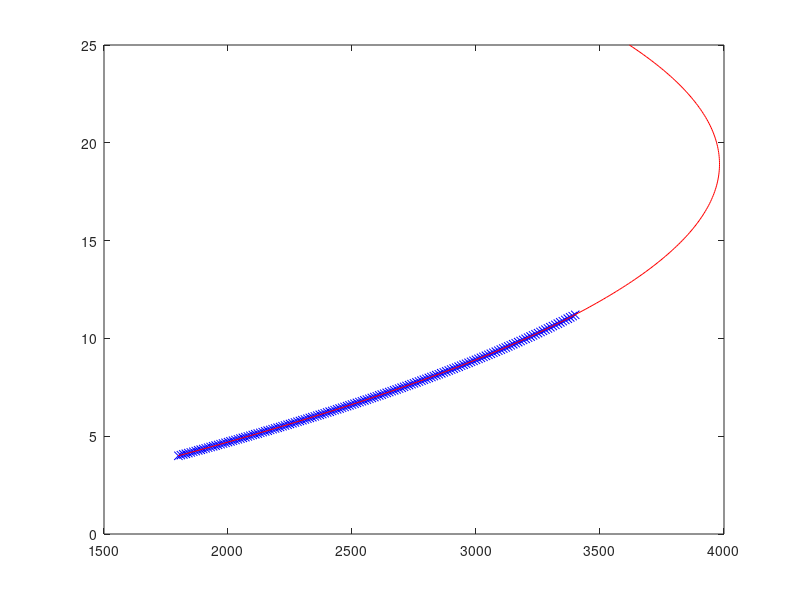

The MATLAB source for this figure: (Note: this script raises an error after producing the figure.)
% equacao U50 isolada
% Calculo da distancia - valida para 4 a 10 m
close all
% plotagem do grafico teorico
a = 0.5;
u50 = 1800:10:3400;
% Isolando d
% ref formula antiga: d = 4 + 0.0020387 .* (-2.2361 .* sqrt(2613287 .*(a-0.33).^2 + 12192650 .* (a-0.33) - 4905 .* u50+17422865) + 3475 .* (a-0.33) + 6725);
%d = (6950*a)/981 - (5^(1/2)*(26132870000*a^2 + 102324405800*a - 49050000*u50 + 137615726543)^(1/2))/49050 + 30161/1962;
% Simplificacao
% ref formula antiga: d = 4 + 0.3193 .* (-sqrt(532.78 .*(a-0.33).^2 + 2485.8 .* (a-0.33) - u50 + 3552.1) + 22.189 .* (a-0.33) + 42.941);
d = 7.0846*a - sqrt(54.3115*a^2 + 212.6589*a - 0.1019.*u50 + 286.0043) + 15.3726;
plot(u50,d,':xb')
hold on

% Formula original - ref. EPRI red book 3rd ed (p. 5-25)
d = 4:0.1:25;
u50 = 1708 + 532.*(a-0.33) + 40.4 .* (a-0.33).^2 + 269 .* (d-4) - 9.81 .* (d-4).^2 + 139 .*(a-0.33).*(d-4);
plot(u50,d,'-r')

% Calculo de U50
us = 10:10:800;
fsfl = 2.4;
zfl = 0.06;
kzfl = 1 - 1.3.*zfl;
kafl = 0.95;
kcs = 1.48;
kg = 1.52;
u50 = 1.4 .* kcs .* sqrt(2) .* us .* fsfl ./ (kafl .* kzfl);

% Aplicando conforme a formula proposta
us = 100:50:1500;
d = espacFFFrenteLenta(us, a, kcs, fsfl, kafl, zfl, kg);
figure;
plot(us, d); grid on
